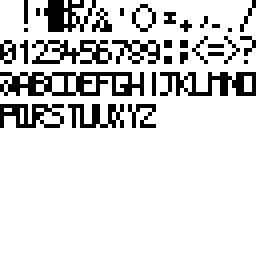
#> input picture img_converter/image.png, 64 x 64 px, found by its file name (shown 4 times larger)
$ python SSD1306_image_maker.py
#> lines starting #> are read from the running program, lines starting #| are printed output that depends on the picture; after the words box and inside, x2 and y2 are one past the last pixel; in counts of white or black regions, pixels touching at a corner belong together
from PIL import Image

def convert_image_to_c_array(image_path, output_path):
#> called with image_path = 'image.png', output_path = 'image_output.c'
    img = Image.open(image_path).convert('1')  # Convert to black & white
#> img: PIL image 64x64 1; 85.2% white; black in thin lines or dots, all inside (x1, y1, x2, y2) = (0, 0, 64, 32)
    img = img.resize((128, 32))  # Resize to 128x32 (W x H)
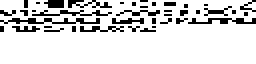
#> img: PIL image 128x32 1 (shown 2 times larger); 85% white; black in thin lines or dots, all inside (x1, y1, x2, y2) = (0, 0, 128, 16)

    pixels = img.load()

    data = []
    for y_block in range(0, 32, 8):
        for x in range(128):
            byte = 0
            for bit in range(8):
                y = y_block + bit
                if pixels[x, y] == 255:  # White pixel
                    byte |= (1 << bit)
            data.append(byte)

    # Write to C file
    with open(output_path, 'w') as f:
        f.write("uint8_t image_data[512] = {\n")
        for i in range(512):
            f.write(f"0x{data[i]:02X}")
            if i < 511:
                f.write(", ")
            if (i + 1) % 128 == 0:
                f.write("\n")
        f.write("};\n")

    print("Conversion terminée")

# Utilisation
convert_image_to_c_array("image.png", "image_output.c")
